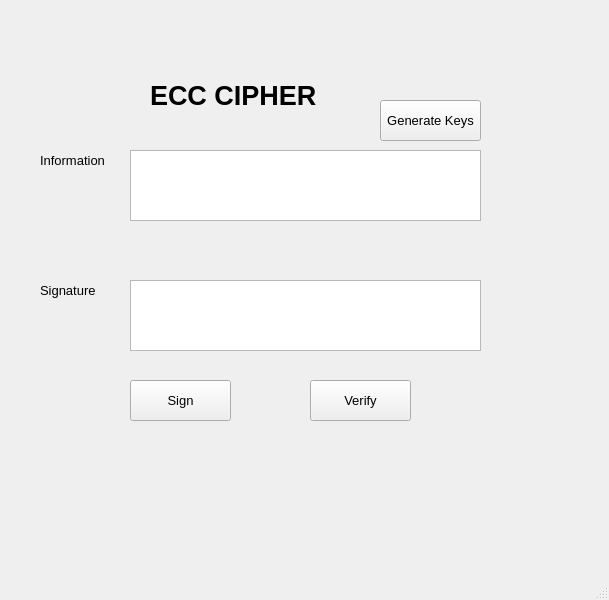
<?xml version="1.0" encoding="UTF-8"?>
<ui version="4.0">
 <class>MainWindow</class>
 <widget class="QMainWindow" name="MainWindow">
  <property name="geometry">
   <rect>
    <x>0</x>
    <y>0</y>
    <width>609</width>
    <height>600</height>
   </rect>
  </property>
  <property name="windowTitle">
   <string>MainWindow</string>
  </property>
  <widget class="QWidget" name="centralwidget">
   <widget class="QLabel" name="label_3">
    <property name="geometry">
     <rect>
      <x>40</x>
      <y>150</y>
      <width>71</width>
      <height>21</height>
     </rect>
    </property>
    <property name="font">
     <font>
      <pointsize>10</pointsize>
     </font>
    </property>
    <property name="text">
     <string>Information</string>
    </property>
   </widget>
   <widget class="QToolButton" name="btn_verify">
    <property name="geometry">
     <rect>
      <x>310</x>
      <y>380</y>
      <width>101</width>
      <height>41</height>
     </rect>
    </property>
    <property name="font">
     <font>
      <pointsize>10</pointsize>
     </font>
    </property>
    <property name="text">
     <string>Verify</string>
    </property>
   </widget>
   <widget class="QToolButton" name="btn_gen_keys">
    <property name="geometry">
     <rect>
      <x>380</x>
      <y>100</y>
      <width>101</width>
      <height>41</height>
     </rect>
    </property>
    <property name="font">
     <font>
      <pointsize>10</pointsize>
     </font>
    </property>
    <property name="text">
     <string>Generate Keys</string>
    </property>
   </widget>
   <widget class="QLabel" name="label_5">
    <property name="geometry">
     <rect>
      <x>40</x>
      <y>280</y>
      <width>81</width>
      <height>21</height>
     </rect>
    </property>
    <property name="font">
     <font>
      <pointsize>10</pointsize>
     </font>
    </property>
    <property name="text">
     <string>Signature</string>
    </property>
   </widget>
   <widget class="QLabel" name="label">
    <property name="geometry">
     <rect>
      <x>150</x>
      <y>70</y>
      <width>231</width>
      <height>51</height>
     </rect>
    </property>
    <property name="font">
     <font>
      <pointsize>20</pointsize>
      <weight>75</weight>
      <bold>true</bold>
     </font>
    </property>
    <property name="text">
     <string>ECC CIPHER</string>
    </property>
   </widget>
   <widget class="QTextEdit" name="txt_sign">
    <property name="geometry">
     <rect>
      <x>130</x>
      <y>280</y>
      <width>351</width>
      <height>71</height>
     </rect>
    </property>
   </widget>
   <widget class="QTextEdit" name="txt_info">
    <property name="geometry">
     <rect>
      <x>130</x>
      <y>150</y>
      <width>351</width>
      <height>71</height>
     </rect>
    </property>
   </widget>
   <widget class="QToolButton" name="btn_sign">
    <property name="geometry">
     <rect>
      <x>130</x>
      <y>380</y>
      <width>101</width>
      <height>41</height>
     </rect>
    </property>
    <property name="font">
     <font>
      <pointsize>10</pointsize>
     </font>
    </property>
    <property name="text">
     <string>Sign</string>
    </property>
   </widget>
  </widget>
  <widget class="QMenuBar" name="menubar">
   <property name="geometry">
    <rect>
     <x>0</x>
     <y>0</y>
     <width>609</width>
     <height>21</height>
    </rect>
   </property>
  </widget>
  <widget class="QStatusBar" name="statusbar"/>
 </widget>
 <resources/>
 <connections/>
</ui>
